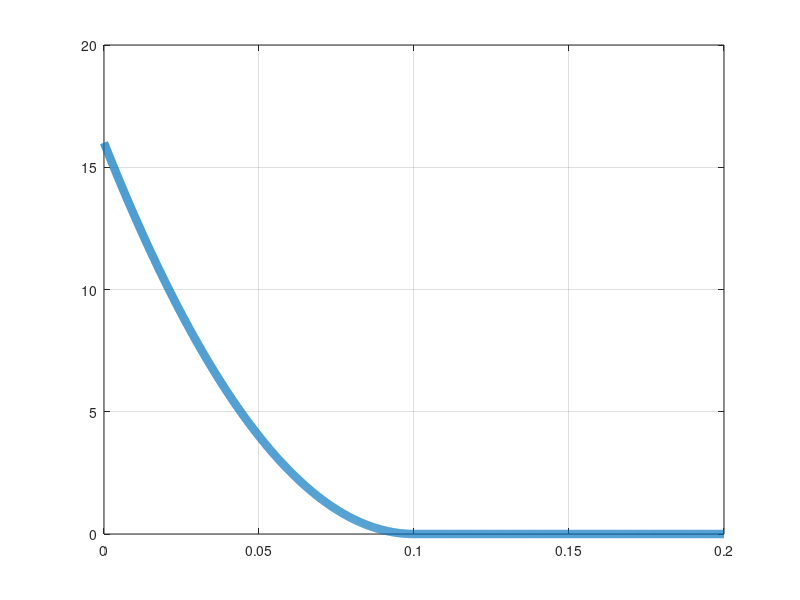

Recreate this plot in MATLAB. (Note: this script raises an error after producing the figure.)
clear all 
close all
clc

% draw objective functions plots
% 1 - EdgeCollision
x = linspace(0, 0.2, 5000);
eps = 0.05;
r = 0.05;
S = 0.025;
n = 2;
y = [];
for ii = 1:length(x)
    if x(ii) < r + eps
        y(ii) = ((-x(ii) - (-r - eps))/S)^n;
    else
        y(ii) = 0;
    end
end

figure(1)
plot(x,y, 'LineWidth', 6)
grid on
xline(0.1, 'k--', 'LineWidth', 6)
set(gca, 'LineWidth', 3)
set(gca, 'TickLabelInterpreter', 'latex')
set(gca, 'FontSize', 30)
set(gcf, 'Color', 'white')
axis equal
xlim([-0.01, 0.2])
ylim([-0.01, 0.2])

% 2 - EdgeRobotVel
x = linspace(-1.1, 1.1, 1000);
S = 5;
y = [];
for ii = 1:length(x)
    y(ii) = 1/exp(x(ii) + 1)^S + exp(x(ii) - 1)^S;
end
figure(2)
plot(x,y, 'LineWidth', 6)
grid on
xline(-1, 'k--', 'LineWidth', 6)
xline(1, 'k--', 'LineWidth', 6)
set(gca, 'LineWidth', 3)
set(gca, 'TickLabelInterpreter', 'latex')
set(gca, 'FontSize', 65)
set(gca, 'XTick', [-1.0, 0.0,  1.0], 'XTickLabel', {'$min$' , 0.0,  '$max$'})
set(gcf, 'Color', 'white')
axis equal
xlim([-1.1, 1.1])
ylim([-0.1, 2.1])